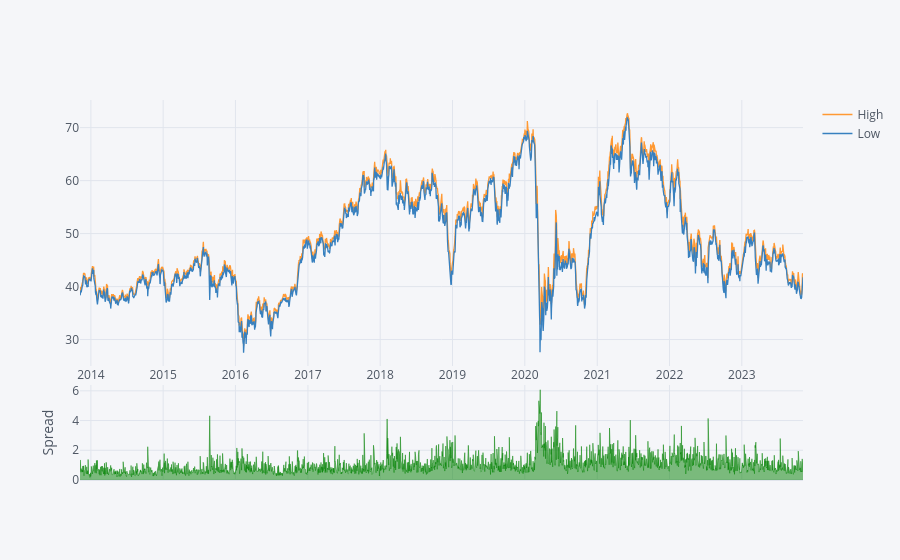

Notebook code cell kept with this figure:
### Code cell
# Spread plot for Citi - comparing the open and close prices
c_hist[['High','Low']].iplot(kind='spread')

### Figure 1 — Plotly figure (JSON) as saved in the notebook; plotly's stock layout.template omitted (floating-point values rounded to 4 significant figures; data arrays with more than 128 entries replaced by an {"elided": "..."} marker saying what was removed)
{"data": [{"line": {"color": "rgba(255, 153, 51, 1.0)", "dash": "solid", "shape": "linear", "width": 1.3}, "mode": "lines", "name": "High", "text": "", "type": "scatter", "x": {"elided": "2516 str values"}, "y": {"elided": "2516 float values"}}, {"line": {"color": "rgba(55, 128, 191, 1.0)", "dash": "solid", "shape": "linear", "width": 1.3}, "mode": "lines", "name": "Low", "text": "", "type": "scatter", "x": {"elided": "2516 str values"}, "y": {"elided": "2516 float values"}}, {"connectgaps": false, "fill": "tozeroy", "line": {"color": "green", "dash": "solid", "shape": "linear", "width": 0.5}, "mode": "lines", "name": "Spread", "showlegend": false, "type": "scatter", "x": {"elided": "2516 str values"}, "xaxis": "x2", "y": {"elided": "2516 float values"}, "yaxis": "y2"}, {"connectgaps": false, "fill": "tozeroy", "line": {"color": "red", "dash": "solid", "shape": "linear", "width": 0.5}, "mode": "lines", "name": "Spread", "showlegend": false, "type": "scatter", "x": {"elided": "2516 str values"}, "xaxis": "x2", "y": {"elided": "2516 str values"}, "yaxis": "y2"}], "layout": {"hovermode": "x", "legend": {"bgcolor": "#F5F6F9", "font": {"color": "#4D5663"}}, "paper_bgcolor": "#F5F6F9", "plot_bgcolor": "#F5F6F9", "title": {"font": {"color": "#4D5663"}}, "xaxis": {"gridcolor": "#E1E5ED", "showgrid": true, "tickfont": {"color": "#4D5663"}, "title": {"font": {"color": "#4D5663"}, "text": ""}, "zerolinecolor": "#E1E5ED"}, "xaxis2": {"anchor": "y2", "gridcolor": "#E1E5ED", "showgrid": true, "showticklabels": false, "tickfont": {"color": "#4D5663"}, "title": {"font": {"color": "#4D5663"}, "text": ""}, "zerolinecolor": "#E1E5ED"}, "yaxis": {"domain": [0.3, 1], "gridcolor": "#E1E5ED", "showgrid": true, "tickfont": {"color": "#4D5663"}, "title": {"font": {"color": "#4D5663"}, "text": ""}, "zerolinecolor": "#E1E5ED"}, "yaxis2": {"domain": [0, 0.25], "gridcolor": "#E1E5ED", "showgrid": true, "tickfont": {"color": "#4D5663"}, "title": {"font": {"color": "#4D5663"}, "text": "Spread"}, "zerolinecolor": "#E1E5ED"}}}
